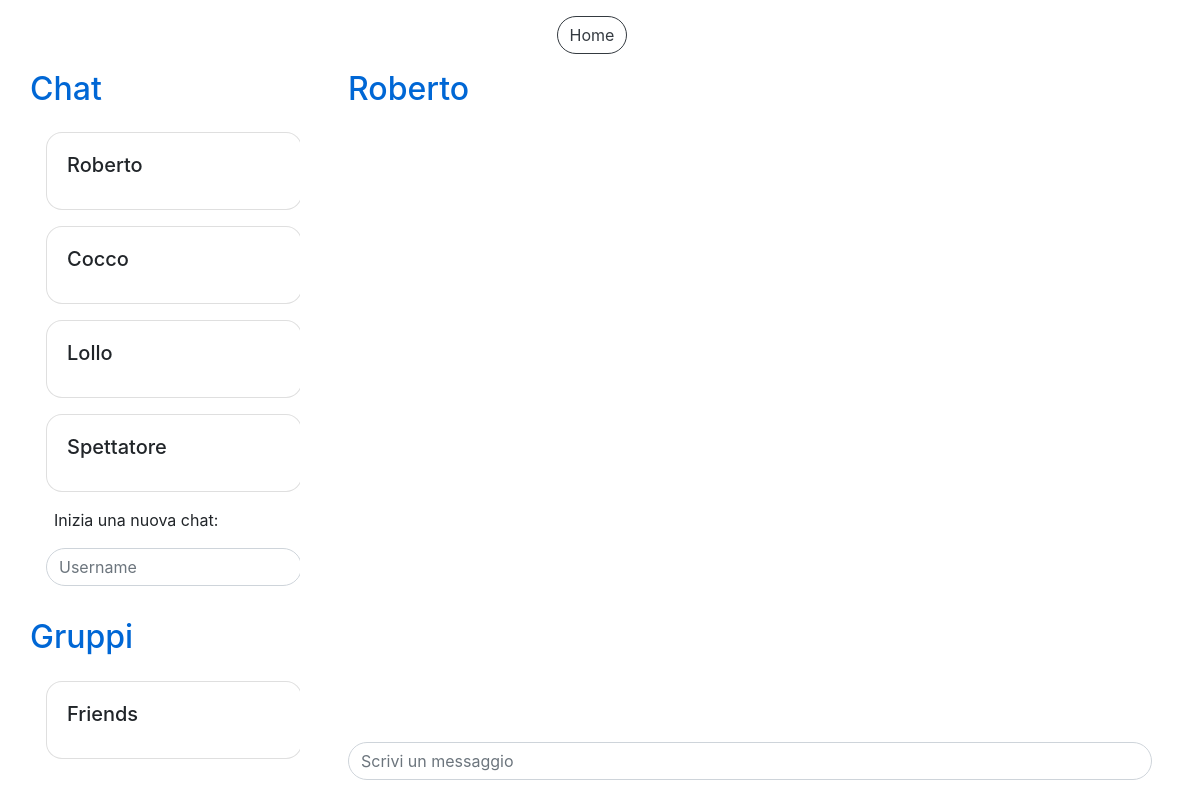
Page /chat.php?chatID=2 (signed in) on the earlier database version.
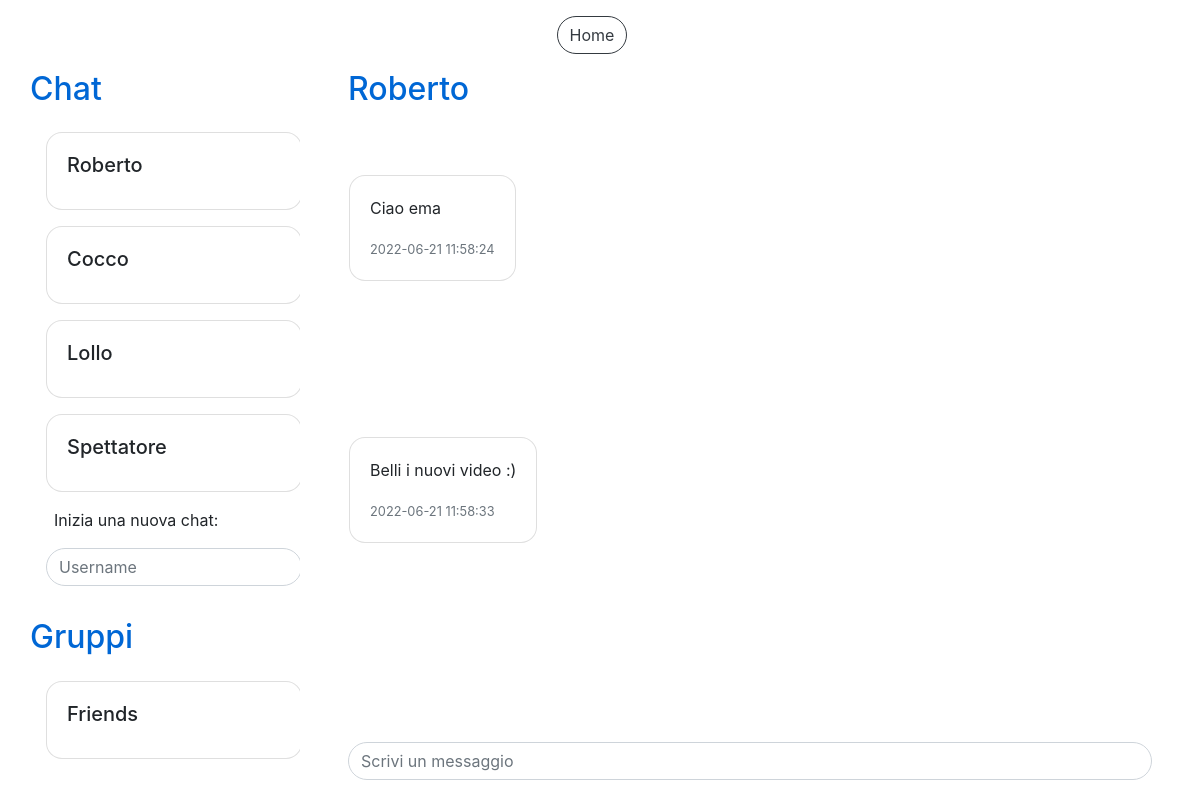
Same page on the later database version.
### tables this page shows
CREATE TABLE `chats` (
  `IdChat` int(11) NOT NULL,
  `IdAccount1` int(11) NOT NULL,
  `IdAccount2` int(11) NOT NULL
);

CREATE TABLE `accounts` (
  `IdAccount` int(11) NOT NULL,
  `Username` varchar(40) NOT NULL,
  `Mail` varchar(40) NOT NULL,
  `Password` varchar(100) NOT NULL,
  `Canale` tinyint(1) NOT NULL,
  `NumeroIscritti` int(11) DEFAULT NULL
);

CREATE TABLE `appartenenze_gruppi` (
  `IdGruppo` int(11) NOT NULL,
  `IdAccount` int(11) NOT NULL
);

CREATE TABLE `gruppi` (
  `IdGruppo` int(11) NOT NULL,
  `NomeGruppo` varchar(40) NOT NULL
);

CREATE TABLE `messaggi` (
  `IdMessaggio` int(11) NOT NULL,
  `TestoMessaggio` varchar(200) NOT NULL,
  `DataInvio` datetime NOT NULL DEFAULT current_timestamp(),
  `IdChat` int(11) DEFAULT NULL,
  `IdGruppo` int(11) DEFAULT NULL,
  `IdAccount` int(11) NOT NULL
);

### chat.php (the view, shortened to what the changed rows need)
<!DOCTYPE html>
<html>
<head>
  <link rel="stylesheet" href="css/style.css">
  <link rel="stylesheet" href="css/custom_style.css">
</head>
<body style="overflow: hidden">
  <?php
    include("db.php");
  ?>
  <div class="container-fluid pt-3 h-100">
    <div class="row justify-content-center h-100">
      <div id="chatLeft" class="col-3 float-left" style="overflow: auto; height:90%">
        <h2 class="titleText mt-3">Chat</h2>
        <div id="chats" class="column" style="overflow: auto">
        <?php
          $sql="SELECT * FROM Chats c WHERE c.IdAccount1=".$_SESSION["loginID"]." OR c.IdAccount2=".$_SESSION["loginID"];
          $query=$db->prepare($sql);
          $query->execute();
          $ris=$query->fetchAll();
          foreach($ris as $row) {
            if($row["IdAccount1"] == $_SESSION["loginID"]) {
                $altroId = $row["IdAccount2"];
            } else {
                $altroId = $row["IdAccount1"];
            }
            $sql="SELECT * FROM Accounts WHERE IdAccount=".$altroId;
            $query=$db->prepare($sql);
            $query->execute();
            $risAltro=$query->fetch();
            echo '<div class="card card-post m-3" style="width: 16rem;">
                    <div class="card-body card-post" onclick="location.href=\'chat.php?chatID='.$row["IdChat"].'\'">
                      <h5 class="card-title card-post">'.$risAltro["Username"].'</h5>
                    </div>
                  </div>';
          }
        ?>
        </div>
        <h2 class="titleText mt-3">Gruppi</h2>
        <div id="groups" class="column" style="overflow: auto">
        <?php
          $sql="SELECT * FROM Appartenenze_Gruppi WHERE IdAccount=".$_SESSION["loginID"];
          $query=$db->prepare($sql);
          $query->execute();
          $ris=$query->fetchAll();
          foreach($ris as $row) {
            $sql="SELECT * FROM Gruppi WHERE IdGruppo=".$row["IdGruppo"];
            $query=$db->prepare($sql);
            $query->execute();
            $risAltro=$query->fetch();
            echo '<div class="card card-post m-3" style="width: 16rem;">
                    <div class="card-body card-post" onclick="location.href=\'chat.php?groupID='.$row["IdGruppo"].'\'">
                      <h5 class="card-title card-post">'.$risAltro["NomeGruppo"].'</h5>
                    </div>
                  </div>';
            }
        ?>
        </div>
        </div>
        <div id="chatRight" class="container-fluid row col-9 float-right h-100 mb-3 pl-5 pr-5">
        <?php
          if(isset($_GET["chatID"])){
            $id=$_GET["chatID"];
            $sql="SELECT * FROM Chats WHERE IdChat=".$id;
            $query=$db->prepare($sql);
            $query->execute();
            $ris=$query->fetch();
            if($ris == null || ($_SESSION["loginID"] != $ris["IdAccount1"] && $_SESSION["loginID"] != $ris["IdAccount2"])){
              echo '<h2 class="titleText mt-3">ID chat non valido</h2>';
            } else {
              if($ris["IdAccount1"] == $_SESSION["loginID"]) {
                $altroId = $ris["IdAccount2"];
              } else {
                  $altroId = $ris["IdAccount1"];
              }
              $sql="SELECT * FROM Accounts WHERE IdAccount=".$altroId;
              $query=$db->prepare($sql);
              $query->execute();
              $ris=$query->fetch();
              echo '<h2 class="titleText mt-3">'.$ris["Username"].'</h2>
                    <div id="messagesField" class="row w-100 pl-3 pr-3 pt-3" style="height: 69%; overflow: auto">';
              $sql="SELECT * FROM Messaggi WHERE IdChat=".$id." ORDER BY DataInvio";
              $query=$db->prepare($sql);
              $query->execute();
              $ris=$query->fetchAll();
              foreach($ris as $msg) {
                if($msg["IdAccount"] != $_SESSION["loginID"]){
                  echo '<div class="w-100">
                          <div class="card mb-2 w-auto" style="display:inline-block">
                            <div class="card-body w-auto">
                              <p class="card-text" style="display:inline-block">
                                '.$msg["TestoMessaggio"].'
                              </p><br>
                              <small class="text-muted">'. $msg["DataInvio"] .'</small>
                            </div>
                          </div>
                        </div>';
                }
              }
              echo '</div>
                    <div class="form-group w-100 mb-3">
                      <input type="text" id="messageText" class="form-control" onkeydown="sendMessageChat()" placeholder="Scrivi un messaggio" required>
                    </div>';
            }
          }
        ?>
          </div>
        </div>
      </div>
</body>
</html>

Differences in the rows shown:
added messaggi: TestoMessaggio "Ciao ema", DataInvio "2022-06-21 11:58:24"
added messaggi: TestoMessaggio "Belli i nuovi video :)", DataInvio "2022-06-21 11:58:33"
